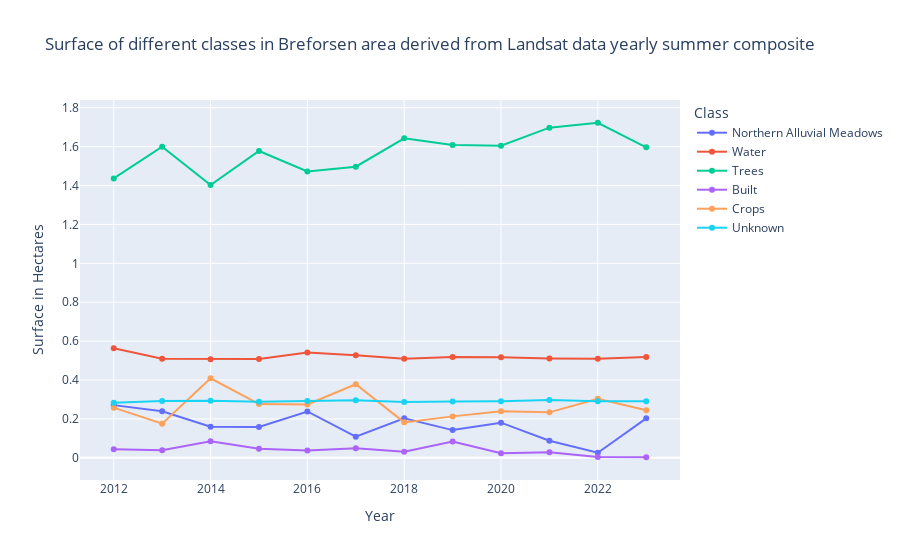

Notebook cell for this chart:
### Code cell
import pandas as pd
import plotly.express as px

# Création d'un dictionnaire inverse pour la légende
reverse_legend_dict = {
    '0': 'Northern Alluvial Meadows',
    '1': 'Water',
    '2': 'Trees',
    '3': 'Built',
    '4': 'Crops',
    'null': 'Unknown'
}

# Remplacement des noms des classes par les étiquettes
classes_surfaces_df.rename(columns=reverse_legend_dict, inplace=True)

# Remplacement des surfaces en pixels par des hectares (en supposant 1 pixel = 1 hectare pour simplifier)
classes_surfaces_df= classes_surfaces_df.apply(pd.to_numeric, errors='ignore') * 0.09

#classes_surfaces_df.drop(columns=['geo'], inplace=True)

# Ajout de la colonne 'year'
years = list(range(2023, 2023 - len(classes_surfaces_df), -1))
classes_surfaces_df['year'] = years

# Conversion de la dataframe pour une meilleure visualisation
df_melted = classes_surfaces_df.melt(id_vars=['year'], var_name='Class', value_name='Surface (hectares)')

# Création du graphique
fig = px.line(df_melted, x='year', y='Surface (hectares)', color='Class',
              title='Surface of different classes in Breforsen area derived from Landsat data yearly summer composite',
              labels={'year': 'Year', 'Surface (hectares)': 'Surface in Hectares'}, markers= True)

# Affichage du graphique
fig.show()

### Figure 1 — Plotly figure (JSON) as saved in the notebook; plotly's stock layout.template omitted (floating-point values rounded to 4 significant figures)
{"data": [{"hovertemplate": "Class=Northern Alluvial Meadows<br>Year=%{x}<br>Surface in Hectares=%{y}<extra></extra>", "legendgroup": "Northern Alluvial Meadows", "line": {"color": "#636efa", "dash": "solid"}, "marker": {"symbol": "circle"}, "mode": "lines+markers", "name": "Northern Alluvial Meadows", "orientation": "v", "showlegend": true, "type": "scatter", "x": [2023, 2022, 2021, 2020, 2019, 2018, 2017, 2016, 2015, 2014, 2013, 2012], "xaxis": "x", "y": [0.2027, 0.02565, 0.08772, 0.1805, 0.1423, 0.2034, 0.1082, 0.2382, 0.1581, 0.1592, 0.2396, 0.2708], "yaxis": "y"}, {"hovertemplate": "Class=Water<br>Year=%{x}<br>Surface in Hectares=%{y}<extra></extra>", "legendgroup": "Water", "line": {"color": "#EF553B", "dash": "solid"}, "marker": {"symbol": "circle"}, "mode": "lines+markers", "name": "Water", "orientation": "v", "showlegend": true, "type": "scatter", "x": [2023, 2022, 2021, 2020, 2019, 2018, 2017, 2016, 2015, 2014, 2013, 2012], "xaxis": "x", "y": [0.5183, 0.5086, 0.5106, 0.5165, 0.5176, 0.5089, 0.5272, 0.5412, 0.508, 0.507, 0.5092, 0.5629], "yaxis": "y"}, {"hovertemplate": "Class=Trees<br>Year=%{x}<br>Surface in Hectares=%{y}<extra></extra>", "legendgroup": "Trees", "line": {"color": "#00cc96", "dash": "solid"}, "marker": {"symbol": "circle"}, "mode": "lines+markers", "name": "Trees", "orientation": "v", "showlegend": true, "type": "scatter", "x": [2023, 2022, 2021, 2020, 2019, 2018, 2017, 2016, 2015, 2014, 2013, 2012], "xaxis": "x", "y": [1.596, 1.723, 1.698, 1.605, 1.609, 1.643, 1.497, 1.472, 1.578, 1.402, 1.6, 1.436], "yaxis": "y"}, {"hovertemplate": "Class=Built<br>Year=%{x}<br>Surface in Hectares=%{y}<extra></extra>", "legendgroup": "Built", "line": {"color": "#ab63fa", "dash": "solid"}, "marker": {"symbol": "circle"}, "mode": "lines+markers", "name": "Built", "orientation": "v", "showlegend": true, "type": "scatter", "x": [2023, 2022, 2021, 2020, 2019, 2018, 2017, 2016, 2015, 2014, 2013, 2012], "xaxis": "x", "y": [0.00269, 0.003543, 0.02788, 0.02309, 0.08359, 0.0311, 0.04855, 0.03687, 0.04671, 0.08483, 0.03917, 0.04376], "yaxis": "y"}, {"hovertemplate": "Class=Crops<br>Year=%{x}<br>Surface in Hectares=%{y}<extra></extra>", "legendgroup": "Crops", "line": {"color": "#FFA15A", "dash": "solid"}, "marker": {"symbol": "circle"}, "mode": "lines+markers", "name": "Crops", "orientation": "v", "showlegend": true, "type": "scatter", "x": [2023, 2022, 2021, 2020, 2019, 2018, 2017, 2016, 2015, 2014, 2013, 2012], "xaxis": "x", "y": [0.2442, 0.3034, 0.2336, 0.2388, 0.2128, 0.1821, 0.378, 0.2745, 0.276, 0.4085, 0.1752, 0.2577], "yaxis": "y"}, {"hovertemplate": "Class=Unknown<br>Year=%{x}<br>Surface in Hectares=%{y}<extra></extra>", "legendgroup": "Unknown", "line": {"color": "#19d3f3", "dash": "solid"}, "marker": {"symbol": "circle"}, "mode": "lines+markers", "name": "Unknown", "orientation": "v", "showlegend": true, "type": "scatter", "x": [2023, 2022, 2021, 2020, 2019, 2018, 2017, 2016, 2015, 2014, 2013, 2012], "xaxis": "x", "y": [0.2905, 0.2907, 0.2973, 0.2908, 0.2895, 0.2866, 0.296, 0.2921, 0.2886, 0.2931, 0.2917, 0.2832], "yaxis": "y"}], "layout": {"legend": {"title": {"text": "Class"}, "tracegroupgap": 0}, "title": {"text": "Surface of different classes in Breforsen area derived from Landsat data yearly summer composite"}, "xaxis": {"anchor": "y", "domain": [0, 1], "title": {"text": "Year"}}, "yaxis": {"anchor": "x", "domain": [0, 1], "title": {"text": "Surface in Hectares"}}}}
